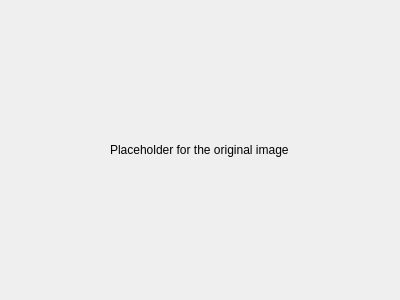
<?xml version="1.0" encoding="UTF-8"?>
<ui version="4.0">
 <class>view_original_image</class>
 <widget class="QWidget" name="view_original_image">
  <property name="geometry">
   <rect>
    <x>0</x>
    <y>0</y>
    <width>400</width>
    <height>300</height>
   </rect>
  </property>
  <property name="windowTitle">
   <string>Photochopp - Original image</string>
  </property>
  <property name="windowIcon">
   <iconset theme="insert-image">
    <normaloff>.</normaloff>.</iconset>
  </property>
  <layout class="QVBoxLayout" name="verticalLayout">
   <item alignment="Qt::AlignHCenter|Qt::AlignVCenter">
    <widget class="QLabel" name="image">
     <property name="text">
      <string>Placeholder for the original image</string>
     </property>
    </widget>
   </item>
  </layout>
 </widget>
 <resources/>
 <connections/>
</ui>
